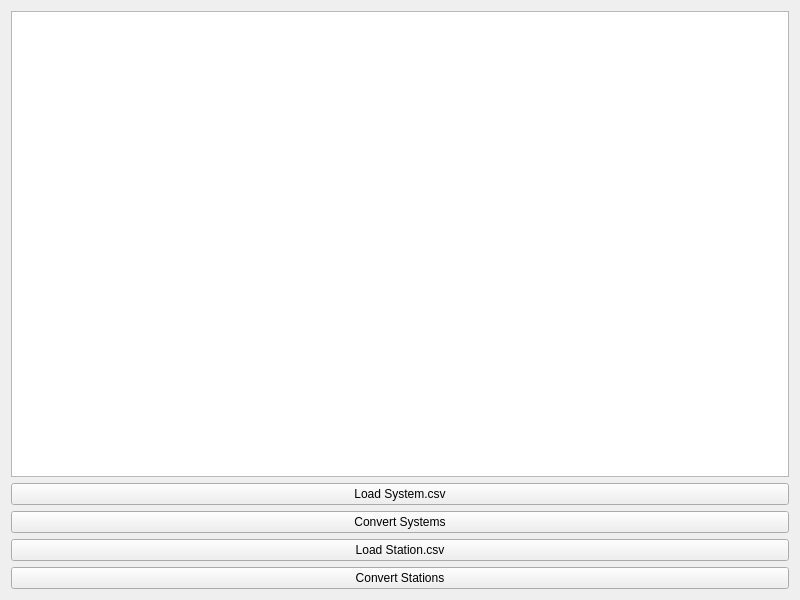
<?xml version="1.0" encoding="UTF-8"?>
<ui version="4.0">
 <class>Widget</class>
 <widget class="QWidget" name="Widget">
  <property name="geometry">
   <rect>
    <x>0</x>
    <y>0</y>
    <width>800</width>
    <height>600</height>
   </rect>
  </property>
  <property name="windowTitle">
   <string>Widget</string>
  </property>
  <layout class="QVBoxLayout" name="verticalLayout">
   <item>
    <widget class="QTextEdit" name="textEdit"/>
   </item>
   <item>
    <widget class="QPushButton" name="pushButton_System">
     <property name="text">
      <string>Load System.csv</string>
     </property>
    </widget>
   </item>
   <item>
    <widget class="QPushButton" name="pushButton_convertSystems">
     <property name="text">
      <string>Convert Systems</string>
     </property>
    </widget>
   </item>
   <item>
    <widget class="QPushButton" name="pushButton_Station">
     <property name="text">
      <string>Load Station.csv</string>
     </property>
    </widget>
   </item>
   <item>
    <widget class="QPushButton" name="pushButton_convertStations">
     <property name="text">
      <string>Convert Stations</string>
     </property>
    </widget>
   </item>
  </layout>
 </widget>
 <layoutdefault spacing="6" margin="11"/>
 <resources/>
 <connections/>
</ui>
